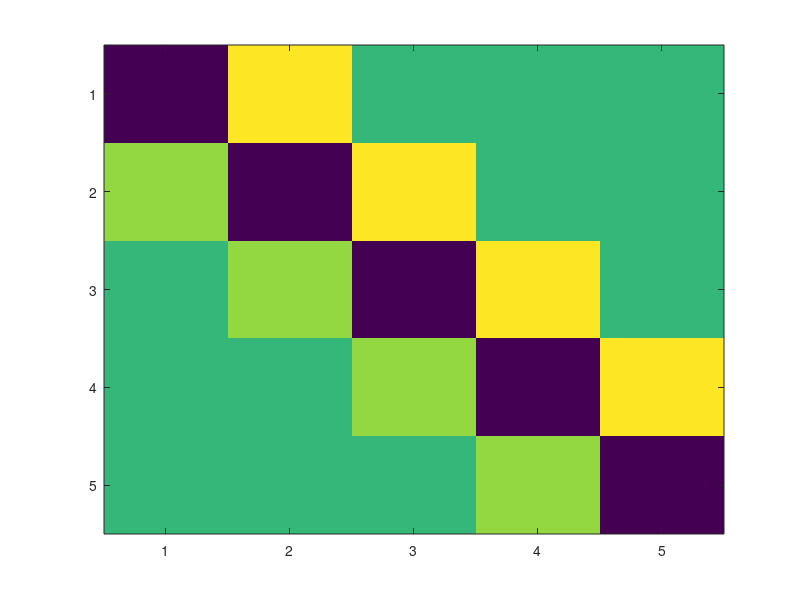

This figure's MATLAB source: (Note: this script raises an error after producing the figure.)
% this script simulates Sim.Nc cells, and then infers spikes for each,
% assuming they are independent.
%
% 1) set simulation metadata
% 2) initialize parameters
% 3) simulate data
% 4) plot simulation (ie, truth)
% 5) estimate connection matrix from spikes
% 6) prep for spike inference and matrix learning
% 7) Pop spike inference
% 8) plot inferrence and omega from inferrence
%
% Remarks:
% a) some of the code is general for Sim.M spike history terms per neurons, but not all (eg, time constants)
% b) inference assumes all correct parameters (except those governing GLM)
% c) # of external stimulus dimensions is currently restricted to 1
%
% Version Updates:
% v2_1: put EM in loop, assume that each neuron has 1 spike history term in
% E-step, don't plot inference between each EM iteration
% 
% v2_2: code is general enough for arbitrary # neurons

clear; clc

%% 1) set simulation metadata

% metaparameters to simulate data
Sim.T       = 10000;                                  % # of time steps
Sim.dt      = 1/100;                                % time step size
Sim.D       = 1;                                    % # dimensions of external stimulus
Sim.x       = ones(Sim.D,Sim.T);                    % stimulus
Sim.Nc      = 5;                                    % # of cells

%% 2) initialize parameters

rate        = 5;                                   % expected spike rate (assuming no spike history terms and Sim.x=1)
P.k         = log(-log(1-rate*Sim.dt)/Sim.dt);      % linear filter
P.k         = P.k*ones(Sim.D,1);                    % initialize k to the right number of dimensions
P.tau_c     = 0.5;                                  % calcium decay time constant (sec)
P.A         = 20;                                   % jumps size (\mu M)
P.C_0       = 20;                                   % baseline [Ca++] (\mu M)
P.C_init    = P.C_0;                                % initial [Ca++] (\mu M)
P.sigma_c   = 1;                                    % noise on
P.n         = 1.0;                                  % hill equation exponent
P.k_d       = 200;                                  % hill coefficient
P.alpha     = 1;                                    % F_max
P.beta      = 0;                                    % F_min
P.gamma     = 4e-6;                                 % scaled variance
P.zeta      = 4*P.gamma;                            % constant variance
P.tau_h     = 0.2;                                  % time constant
P.sigma_h   = 0.01;                                 % stan dev of noise
% P.omega     = [.1 -3; -3 .1];                   % weights
% if Sim.Nc>2
%     omega = zeros(Sim.Nc);
%     omega(1:2,1:2)=P.omega;
%     P.omega = omega;
% end
w=.5;
P.omega=diag(-1*ones(Sim.Nc,1));
P.omega(1,2)=w;
P.omega(end,end-1)=w/2;
for i=2:Sim.Nc-1
    P.omega(i,i-1)=w/2;
    P.omega(i,i+1)=w;
end
figure(3), clf, imagesc(P.omega)

%% 3) simulate data

S(1).h     = zeros(1,Sim.T);
S(1).n     = zeros(1,Sim.T);
S(1).C     = zeros(1,Sim.T);
S(1).F     = zeros(1,Sim.T);
for ii=2:Sim.Nc; S(ii)=S(1); end

kx      = P.k'*Sim.x;                                   % external input to neuron
eps_c   = P.sigma_c*sqrt(Sim.dt)*randn(Sim.Nc,Sim.T);   % generate noise on calcium
U_sampl = rand(Sim.Nc,Sim.T);                           % generate random number to use for sampling
eps_h   = repmat(P.sigma_h*sqrt(Sim.dt),Sim.Nc,Sim.T).*randn(Sim.Nc,Sim.T); % generate noise on spike history
eps_F   = randn(Sim.Nc,Sim.T);                          % generate noise on fluorescence
p       = zeros(Sim.Nc,Sim.T);                          % prob of spiking for each cell at each tim
y       = zeros(Sim.Nc,Sim.T);                          % input to each cell at each time

for t=2:Sim.T                                           % update states
    for i=1:Sim.Nc                                      % loop over presynaptic cells
        S(i).h(t)   = (1-Sim.dt./P.tau_h).*S(i).h(t-1) + S(i).n(t-1) + eps_h(i,t); % update h terms
    end

    for i=1:Sim.Nc                                      % loop over presynaptic cells
        y(i,t)      = kx(t);                            % initialize input to cell
        for j=1:Sim.Nc                                  % loop of post-synaptic cells
            y(i,t)  = y(i,t)+P.omega(i,j)*S(j).h(t);    % generate operand for rate function
        end
        p(i,t)      = 1-exp(-exp(y(i,t))*Sim.dt);       % generate prob of spiking
        S(i).n(t)   = U_sampl(i,t)<p(i,t);              % sample from bernoulli with prob p_t
        S(i).C(t)   = (1-Sim.dt/P.tau_c)*S(i).C(t-1) +...
            (Sim.dt/P.tau_c)*P.C_0 + P.A*S(i).n(t) + eps_c(i,t); %update calcium
        s           = Hill_v1(P,S(i).C(t));             % compute saturated calcium
        S(i).F(t)   = (P.alpha*s+P.beta)+sqrt(P.gamma*s+P.zeta).*eps_F(i,t); % update fluorescence
        if S(i).F(t)<=0; S(i).F(t) = eps; end           % keep fluorescence positive
    end
end

%% 4) plot simulation results

tt  = 1000;
col = [1 0 0; 0 0 1; 0 0.5 0; 1 0.5 0; 1 0 1];          % define colors for mean
figure(1), clf
for i=1:Sim.Nc
    h1=subplot(311); hold on, plot(z1(S(i).F(tt:2*tt))+1,'Color',col(i,:)); stem(S(i).n(tt:2*tt),'Color',col(i,:)), axis('tight'), ylabel('F')
    h2=subplot(312); hold on, plot(y(i,(tt:2*tt)),'Color',col(i,:)), axis('tight'), ylabel('y') %stem(S(i).n,'Color',col(i,:)),
    h3=subplot(313); hold on, plot(p(i,(tt:2*tt)),'Color',col(i,:)), axis('tight'), ylabel('p')
end
linkaxes([h1 h2 h3],'x')
legend('1','2')
for i=1:Sim.Nc, disp(sum(S(i).n)); end

%% 5) estimate connection matrix directly from spikes

Sim.M       = 1;                                    % # spike history terms per neuron (fixed at one for this version of code)
Sim.n_params= 1;                                    % if 1, estimate k
Sim.h_params= 1;                                    % if 1, estimate omega (self-coupling)
Sim.F_params= 0;                                    % if 1, estimate observation parameters
Sim.C_params= 0;                                    % whether to compute
Sim.StimDim = Sim.Nc;                               % set external stim dimesions to # cells
Tim         = Sim;                                  % Tim is Sim for this estimation
Tim.N       = 1;                                    % # of particles
for i=1:Sim.Nc
    h=zeros(Sim.Nc-1,Sim.T);
    Pre=1:Sim.Nc;                                   % generate list of presynaptic neurons
    Pre(Pre==i)=[];                                 % remove self
    k=0;                                            % counter of dimension
    for j=Pre                                       % loop thru all presynaptic neurons
        k=k+1;                                      % generate input to neuron based on posterior mean spike train from neuron j
        h(k,:) = S(j).h;
    end
    Tim.x       = [Sim.x; h];                       % append input from other neurons onto external stimulus
    E           = P;
    E.omega     = E.omega(i,i);                     % initialize self-coupling term
    E.k         = E.k*ones(Sim.Nc,1);               % initialize external stim and cross-coupling terms
    S(i).w_b    = ones(1,Sim.T);
    Enew2{i}    = GOOPSI_Mstep_v1_0(Tim,S(i),0,E,S(i).F);
end

figure(3), clf,
Phat2.omega=zeros(Sim.Nc);
for i=1:Sim.Nc
    Phat2.omega(i,i)=Enew2{i}.omega;
    Pre=1:Sim.Nc;                                   % generate list of presynaptic neurons
    Pre(Pre==i)=[];                                 % remove self
    k=0;                                            % counter of dimension
    for j=Pre
        k=k+1;                                      % generate input to neuron based on posterior mean spike train from neuron j
        Phat2.omega(i,j)=Enew2{i}.k(k+1);
    end
end
[P.omega; round(Phat2.omega*10)/10]

clims(1)=min(min(P.omega(:)),min(Phat2.omega(:)));
clims(2)=max(max(P.omega(:)),max(Phat2.omega(:)));
subplot(121), imagesc(P.omega,clims), colormap(gray), %colorbar
subplot(122), imagesc(Phat2.omega,clims), %colorbar

%% 6) pop pf preparation

% metaparameters necessary to run smc-em code
Sim.N       = 99;                                   % # of particles
Sim.Mstep   = 1;                                    % whether to estimate parameters
Sim.pf      = 1;                                    % if 1, then conditional sampler, if 0, then prior sampler
Sim.freq    = 1;                                    % # time steps per observation (d in BJ08)
Sim.T_o     = Sim.T/Sim.freq;                       % # of observable time steps
Sim.M       = 1;                                    % # of spike history terms per neuron
Sim.Mstep   = 0;                                    % whether to estimate parameters
Sim.ptiles  = 1;                                    % generate percentiles

% initialize stuff for each cell
Tim         = Sim;                                  % copy Sim structure for input to Mstep function
E           = P;
E.omega     = E.omega(i,i);                         % initialize self-coupling term
E.k         = E.k*ones(Sim.StimDim,1);              % initialize external stim and cross-coupling terms
for i=1:Sim.Nc,
    I{i}.M.nbar = zeros(1,Sim.T);                   % initialize spike trains
    I{i}.P      = E;                                % initialize parameters
end

% FOOPSI initialization
% parameters for running FOOPSI
% E.tau       = 0.5;                                  % calcium decay time constant (sec)
% E.sig       = 1;                                    % noise on
% E.lam       = Sim.T/(rate*P.A)*Sim.dt;              % expected jump size ber time bin
%
% % initialize spike train and parameters for each neuron
% Sim.Plot    = 1;
% Sim.MaxIter = 10;                                   % max number of EM iterations
% for i=1%:Sim.Nc,                                     % initialize estimate of spike trains
%     [n P]       = FOOPSI_v1_9(S(i).F',E,Sim);
%     I{i}.M.nbar = n/max(n);
%     I{i}.P      = P;
% end

%% 7)  Pop EM iteration

for tr=1:5

    % for each neuron, infer spike train conditioned on previous EM
    % iterations spike history terms
    for i=1:Sim.Nc,                                 % infer spikes for each neuron

        % append external stimulus for neuron 'i' with spike histories from other cells
        h = zeros(Sim.Nc-1,Sim.T);                  % we append this to x to generate input into neuron from other neurons
        Pre=1:Sim.Nc;                               % generate list of presynaptic neurons
        Pre(Pre==i)=[];                             % remove self
        k=0;                                        % counter of dimension
        for j=Pre                                   % loop thru all presynaptic neurons
            k=k+1;                                  % generate input to neuron based on posterior mean spike train from neuron j
            h(k,:) = filter(1,[1 -(1-Sim.dt/P.tau_h)],I{j}.M.nbar);
        end
        Tim.x = [Sim.x; h];                         % append input from other neurons onto external stimulus

        % infer spike train for neuron 'i'
        [II{i}.S II{i}.M II{i}.P] = GOOPSI_main_v3_0(S(i).F,I{i}.P,Tim);
    end

    % set inference for each neuron to the newly updated inference
    for i=1:Sim.Nc, I{i}.S = II{i}.S; I{i}.M = II{i}.M; end

    % given new inference for each neuron, update parameters
    for i=1:Sim.Nc

        % append external stimulus for neuron 'i' with spike histories from other cells
        h = zeros(Sim.Nc-1,Sim.T);                  % we append this to x to generate input into neuron from other neurons
        Pre=1:Sim.Nc;                               % generate list of presynaptic neurons
        Pre(Pre==i)=[];                             % remove self
        k=0;                                        % counter of dimension
        for j=Pre                                   % loop thru all presynaptic neurons
            k=k+1;                                  % generate input to neuron based on posterior mean spike train from neuron j
            h(k,:) = filter(1,[1 -(1-Sim.dt/P.tau_h)],I{j}.M.nbar);
        end
        Tim.x = [Sim.x; h];                         % append input from other neurons onto external stimulus

        I{i}.P  = GOOPSI_Mstep_v1_0(Tim,I{i}.S,0,II{i}.P,S(i).F);
        EE{i}    = I{i}.P;
    end
    PlotPop_v1_0(Sim,EE,P.omega,Phat2.omega)
    Fs=tr*1024; ts=0:1/Fs:1; sound(sin(2*pi*ts*200)),
end

%% 8) plot data and inference

fig=figure(5); clf,

Phat.omega=zeros(Sim.Nc);
for i=1:Sim.Nc
    Phat.omega(i,i)=I{i}.P.omega;
    Pre=1:Sim.Nc;                                   % generate list of presynaptic neurons
    Pre(Pre==i)=[];                                 % remove self
    k=0;                                            % counter of dimension
    for j=Pre
        k=k+1;                                      % generate input to neuron based on posterior mean spike train from neuron j
        Phat.omega(i,j)=I{i}.P.k(k+1);
    end
end

tt=1000;
subplot(2,3,[1 2 3]), hold on 
for i=1:3
    plot(z1(S(i).F(tt:2*tt))+1,'Color',col(i,:)); 
end
axis('tight'), 
xticks  = 0:round(tt/5):tt;               % XTick positions
set(gca,'YTick',[],'YTickLabel',[])
set(gca,'XTick',xticks,'XTickLabel',xticks*Sim.dt)
ylabel('Fluorescence')
xlabel('Time (sec)')

clims(1)=min([omega(:)' Phat.omega(:)' Phat2.omega(:)']);
clims(2)=max([omega(:)' Phat.omega(:)' Phat2.omega(:)']);
subplot(234), imagesc(omega,clims), colormap(gray), 
set(gca,'XTick',[1:Sim.Nc],'YTick',[1:Sim.Nc]) %colorbar
title('True matrix')
ylabel('Presynaptic'), xlabel('Postsynaptic')

subplot(235), imagesc(Phat2.omega,clims), %colorbar
set(gca,'XTick',[1:Sim.Nc],'YTick',[1:Sim.Nc]) %colorbar
title('Matrix from spikes')
% ylabel('Presynaptic'), xlabel('Postsynaptic')

subplot(236), imagesc(Phat.omega,clims), %colorbar
set(gca,'XTick',[1:Sim.Nc],'YTick',[1:Sim.Nc]) %colorbar
title('Matrix from fluorescence')
% ylabel('Presynaptic'), xlabel('Postsynaptic')

% print fig
wh=[7 5];   %width and height
set(fig,'PaperPosition',[0 11-wh(2) wh]);
print('-depsc','SimConnector')
print('-dpdf','SimConnector')